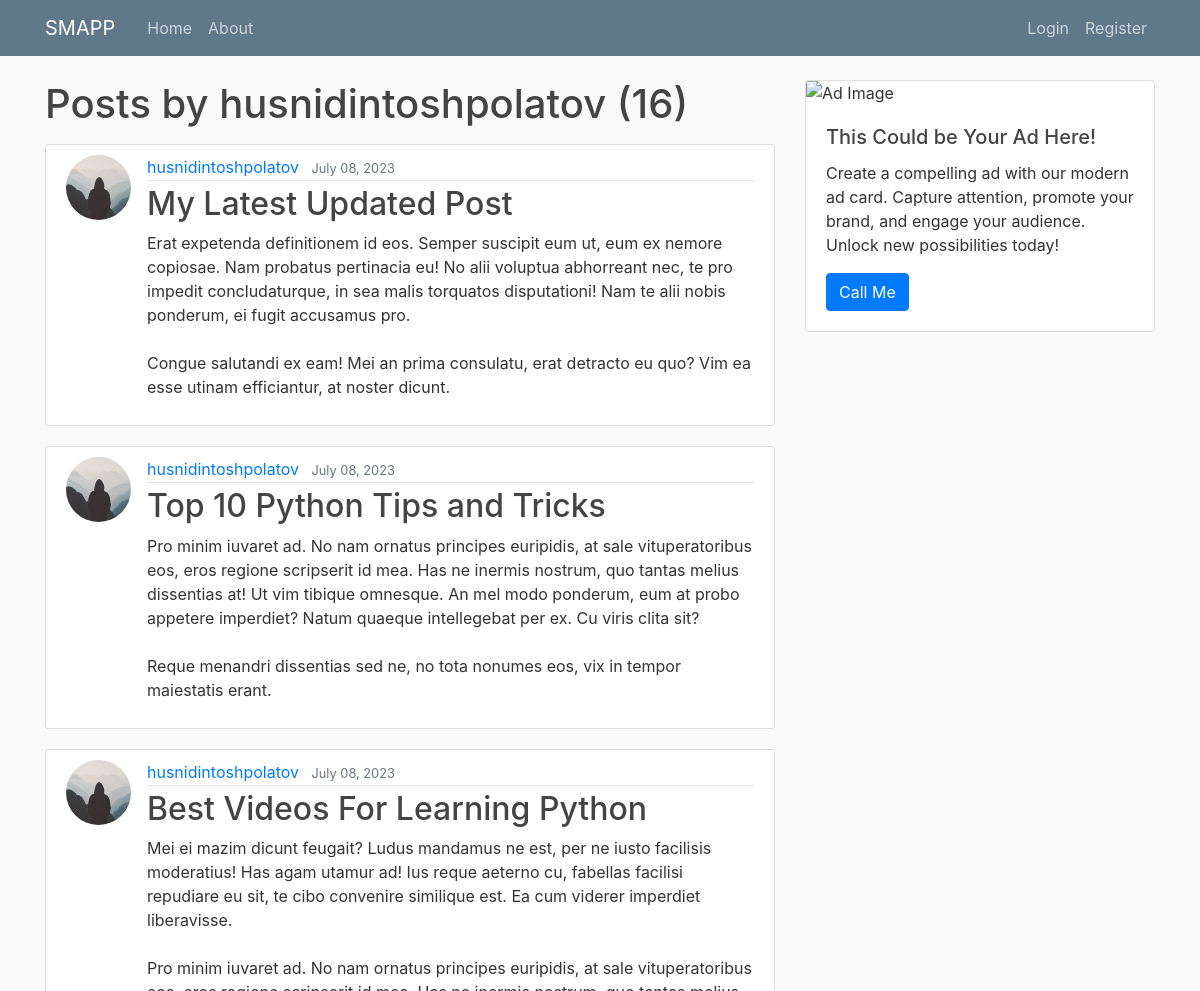
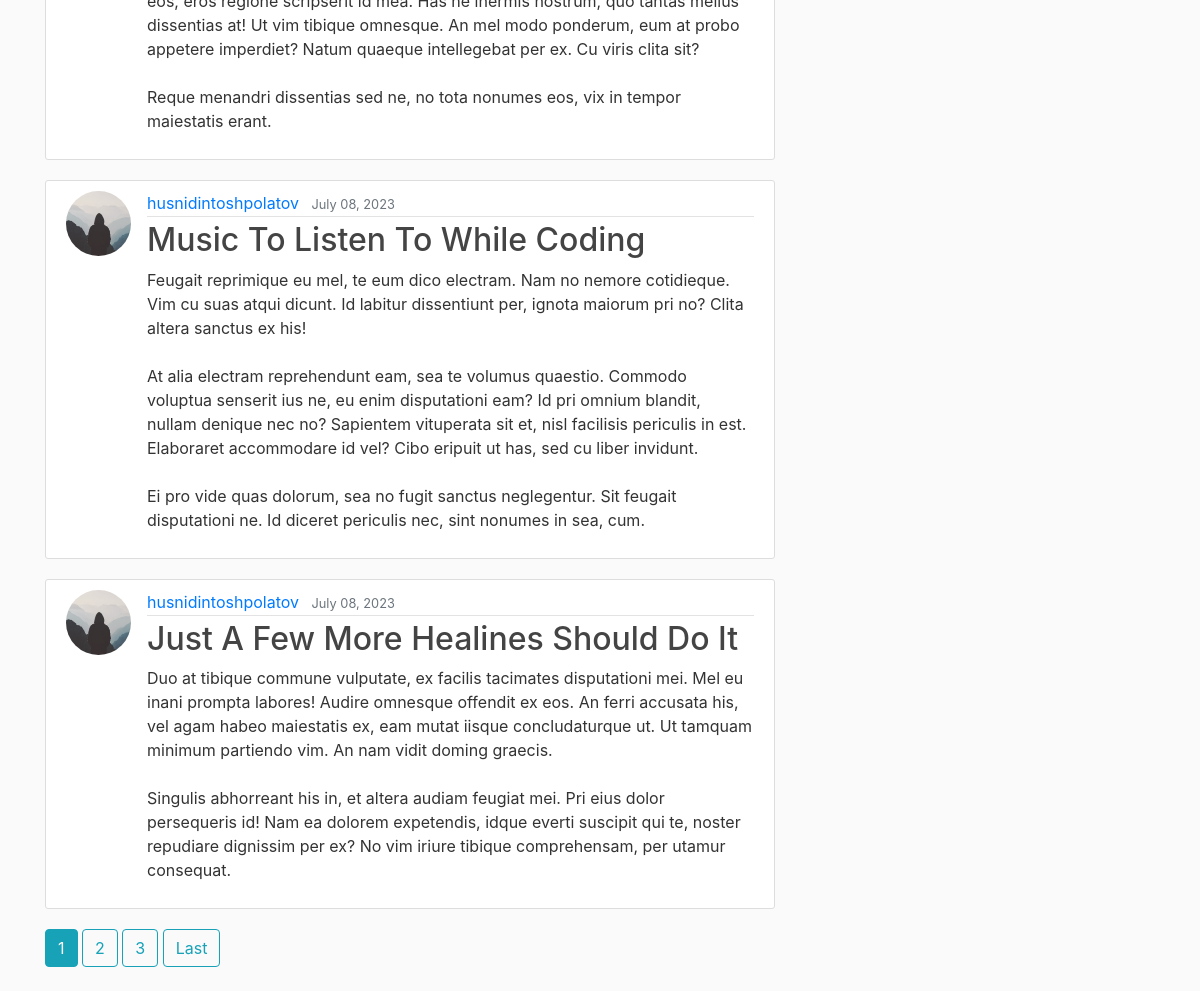
Page /user/husnidintoshpolatov on the committed database (2 pictures, top to bottom).
### blog/models.py (models this page shows, shortened)
class Post(models.Model):
    title = models.CharField(max_length=100)
    content = models.TextField()
    date_posted = models.DateTimeField(default=timezone.now)
    author = models.ForeignKey(User, on_delete=models.CASCADE)

### users/models.py (models this page shows, shortened)
class Profile(models.Model):
    user = models.OneToOneField(User, on_delete=models.CASCADE)
    image = models.ImageField(default='default.jpg', upload_to='profile_pics')

### blog/views.py (the view)
# urls.py: path('user/<str:username>', UserPostListView.as_view(), name='user-posts'),
class UserPostListView(ListView):
    model = Post
    template_name = 'blog/user_posts.html'
    context_object_name = 'posts'
    paginate_by = 5
    def get_queryset(self):
        user = get_object_or_404(User, username=self.kwargs.get('username'))
        return Post.objects.filter(author=user).order_by('-date_posted')

### blog/templates/blog/user_posts.html (shortened to what this page needs)
{% extends "blog/base.html" %}
{% block content %}
<h1 class="mb-3">Posts by {{view.kwargs.username}} ({{ page_obj.paginator.count }})</h1>
{% for post in posts %}
<article class="media content-section">
    <img src="{{ post.author.profile.image.url }}" class="rounded-circle article-img">
    <div class="media-body">
        <div class="article-metadata">
            <a class="mr-2" href="{% url 'user-posts' post.author.username %}">{{ post.author }}</a>
            <small class="text-muted">{{ post.date_posted|date:"F d, Y" }}</small>
        </div>
        <h2><a class="article-title" href="{% url 'post-detail' post.id %}">{{ post.title }}</a></h2>
        <p class="article-content">{{ post.content }}</p>
    </div>
</article>
{% endfor %}
{% if is_paginated %}
{% for num in page_obj.paginator.page_range %}
{% if page_obj.number == num %}
<a class="btn btn-info mb-4" href="?page={{ num }}">{{ num }}</a>
{% elif num > page_obj.number|add:'-3' and num < page_obj.number|add:'3' %} <a class="btn btn-outline-info mb-4"
    href="?page={{ num }}">{{ num }}</a>
    {% endif %}
    {% endfor %}
    {% if page_obj.has_next %}
    <a class="btn btn-outline-info mb-4" href="?page={{ page_obj.paginator.num_pages }}">Last</a>
    {% endif %}
    {% endif %}
    {% endblock content %}

### blog/static/blog/main.css (style rules this page uses)
body { background: #fafafa; color: #333333; margin-top: 5rem; }
h1, h2, h3, h4, h5, h6 { color: #444444; }
.content-section { background: #ffffff; padding: 10px 20px; border: 1px solid #dddddd; border-radius: 3px; margin-bottom: 20px; }
.article-title { color: #444444; }
.article-content { white-space: pre-line; }
.article-img { height: 65px; width: 65px; margin-right: 16px; }
.article-metadata { padding-bottom: 1px; margin-bottom: 4px; border-bottom: 1px solid #e3e3e3 }

### rows in the picture
Post: author.profile.image (placeholder picture), author "husnidintoshpolatov", date_posted "July 08, 2023", title "My Latest Updated Post", content "Erat expetenda definitionem id eos. Semper suscipit eum ut, eum ex nemore copiosae. Nam probatus pertinacia eu! No alii voluptua abhorreant nec, te pro impedit concludaturque, in sea malis torquatos disputationi! Nam te alii nobis ponderum, ei fugit accusamus pro. Congue salutandi ex eam! Mei an prima consulatu, erat detracto eu quo? Vim ea esse utinam efficiantur, at noster dicunt."
Post: author.profile.image (placeholder picture), author "husnidintoshpolatov", date_posted "July 08, 2023", title "Top 10 Python Tips and Tricks", content "Pro minim iuvaret ad. No nam ornatus principes euripidis, at sale vituperatoribus eos, eros regione scripserit id mea. Has ne inermis nostrum, quo tantas melius dissentias at! Ut vim tibique omnesque. An mel modo ponderum, eum at probo appetere imperdiet? Natum quaeque intellegebat per ex. Cu viris clita sit? Reque menandri dissentias sed ne, no tota nonumes eos, vix in tempor maiestatis erant."
Post: author.profile.image (placeholder picture), author "husnidintoshpolatov", date_posted "July 08, 2023", title "Best Videos For Learning Python", content "Mei ei mazim dicunt feugait? Ludus mandamus ne est, per ne iusto facilisis moderatius! Has agam utamur ad! Ius reque aeterno cu, fabellas facilisi repudiare eu sit, te cibo convenire similique est. Ea cum viderer imperdiet liberavisse. Pro minim iuvaret ad. No nam ornatus principes euripidis, at sale vituperatoribus eos, eros regione scripserit id mea. Has ne inermis nostrum, quo tantas melius dissentias at! Ut vim tibique omnesque. An mel modo ponderum, eum at probo appetere imperdiet? Natum quaeque intellegebat per ex. Cu viris clita sit? Reque menandri dissentias sed ne, no tota nonumes eos, vix in tempor maiestatis erant."
Post: author.profile.image (placeholder picture), author "husnidintoshpolatov", date_posted "July 08, 2023", title "Music To Listen To While Coding", content "Feugait reprimique eu mel, te eum dico electram. Nam no nemore cotidieque. Vim cu suas atqui dicunt. Id labitur dissentiunt per, ignota maiorum pri no? Clita altera sanctus ex his! At alia electram reprehendunt eam, sea te volumus quaestio. Commodo voluptua senserit ius ne, eu enim disputationi eam? Id pri omnium blandit, nullam denique nec no? Sapientem vituperata sit et, nisl facilisis periculis in est. Elaboraret accommodare id vel? Cibo eripuit ut has, sed cu liber invidunt. Ei pro vide quas dolorum, sea no fugit sanctus neglegentur. Sit feugait disputationi ne. Id diceret periculis nec, sint nonumes in sea, cum."
Post: author.profile.image (placeholder picture), author "husnidintoshpolatov", date_posted "July 08, 2023", title "Just A Few More Healines Should Do It", content "Duo at tibique commune vulputate, ex facilis tacimates disputationi mei. Mel eu inani prompta labores! Audire omnesque offendit ex eos. An ferri accusata his, vel agam habeo maiestatis ex, eam mutat iisque concludaturque ut. Ut tamquam minimum partiendo vim. An nam vidit doming graecis. Singulis abhorreant his in, et altera audiam feugiat mei. Pri eius dolor persequeris id! Nam ea dolorem expetendis, idque everti suscipit qui te, noster repudiare dignissim per ex? No vim iriure tibique comprehensam, per utamur consequat."

### other values in the picture
{{ view.kwargs.username }} "husnidintoshpolatov"
{{ page_obj.paginator.count }} "16"
{{ num }} "1"
{{ num }} "2" "3"
